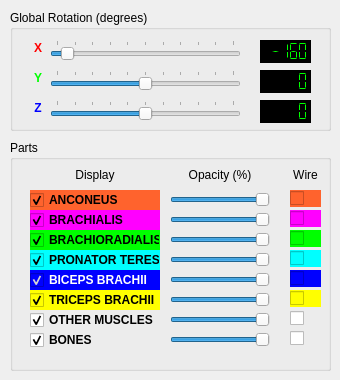
    <widget class="QWidget" name="tab_2">
     <attribute name="title">
      <string>Model</string>
     </attribute>
     <widget class="QGroupBox" name="groupBox">
      <property name="geometry">
       <rect>
        <x>10</x>
        <y>10</y>
        <width>321</width>
        <height>121</height>
       </rect>
      </property>
      <property name="title">
       <string>Global Rotation (degrees)</string>
      </property>
      <widget class="QSlider" name="xModelRotSlider">
       <property name="geometry">
        <rect>
         <x>40</x>
         <y>30</y>
         <width>191</width>
         <height>20</height>
        </rect>
       </property>
       <property name="minimum">
        <number>-180</number>
       </property>
       <property name="maximum">
        <number>180</number>
       </property>
       <property name="value">
        <number>-160</number>
       </property>
       <property name="orientation">
        <enum>Qt::Horizontal</enum>
       </property>
       <property name="tickPosition">
        <enum>QSlider::TicksAbove</enum>
       </property>
       <property name="tickInterval">
        <number>36</number>
       </property>
      </widget>
      <widget class="QSlider" name="zModelRotSlider">
       <property name="geometry">
        <rect>
         <x>40</x>
         <y>90</y>
         <width>191</width>
         <height>20</height>
        </rect>
       </property>
       <property name="minimum">
        <number>-180</number>
       </property>
       <property name="maximum">
        <number>180</number>
       </property>
       <property name="tracking">
        <bool>true</bool>
       </property>
       <property name="orientation">
        <enum>Qt::Horizontal</enum>
       </property>
       <property name="invertedAppearance">
        <bool>false</bool>
       </property>
       <property name="invertedControls">
        <bool>false</bool>
       </property>
       <property name="tickPosition">
        <enum>QSlider::TicksAbove</enum>
       </property>
       <property name="tickInterval">
        <number>36</number>
       </property>
      </widget>
      <widget class="QSlider" name="yModelRotSlider">
       <property name="geometry">
        <rect>
         <x>40</x>
         <y>60</y>
         <width>191</width>
         <height>20</height>
        </rect>
       </property>
       <property name="minimum">
        <number>-180</number>
       </property>
       <property name="maximum">
        <number>180</number>
       </property>
       <property name="orientation">
        <enum>Qt::Horizontal</enum>
       </property>
       <property name="tickPosition">
        <enum>QSlider::TicksAbove</enum>
       </property>
       <property name="tickInterval">
        <number>36</number>
       </property>
      </widget>
      <widget class="QLabel" name="label">
       <property name="geometry">
        <rect>
         <x>20</x>
         <y>30</y>
         <width>16</width>
         <height>16</height>
        </rect>
       </property>
       <property name="font">
        <font>
         <weight>75</weight>
         <bold>true</bold>
        </font>
       </property>
       <property name="styleSheet">
        <string notr="true">color: rgb(255, 0, 0);</string>
       </property>
       <property name="text">
        <string>X</string>
       </property>
       <property name="alignment">
        <set>Qt::AlignCenter</set>
       </property>
      </widget>
      <widget class="QLabel" name="label_2">
       <property name="geometry">
        <rect>
         <x>20</x>
         <y>60</y>
         <width>16</width>
         <height>16</height>
        </rect>
       </property>
       <property name="font">
        <font>
         <weight>75</weight>
         <bold>true</bold>
        </font>
       </property>
       <property name="styleSheet">
        <string notr="true">color: rgb(0, 255, 0);</string>
       </property>
       <property name="text">
        <string>Y</string>
       </property>
       <property name="alignment">
        <set>Qt::AlignCenter</set>
       </property>
      </widget>
      <widget class="QLabel" name="label_3">
       <property name="geometry">
        <rect>
         <x>20</x>
         <y>90</y>
         <width>16</width>
         <height>16</height>
        </rect>
       </property>
       <property name="font">
        <font>
         <weight>75</weight>
         <bold>true</bold>
        </font>
       </property>
       <property name="styleSheet">
        <string notr="true">color: rgb(0, 0, 255);</string>
       </property>
       <property name="text">
        <string>Z</string>
       </property>
       <property name="alignment">
        <set>Qt::AlignCenter</set>
       </property>
      </widget>
      <widget class="QLCDNumber" name="lcdNumber">
       <property name="geometry">
        <rect>
         <x>250</x>
         <y>30</y>
         <width>51</width>
         <height>23</height>
        </rect>
       </property>
       <property name="autoFillBackground">
        <bool>false</bool>
       </property>
       <property name="styleSheet">
        <string notr="true">color: rgb(0, 255, 0);
background-color: rgb(0, 0, 0);</string>
       </property>
       <property name="frameShadow">
        <enum>QFrame::Raised</enum>
       </property>
       <property name="smallDecimalPoint">
        <bool>false</bool>
       </property>
       <property name="segmentStyle">
        <enum>QLCDNumber::Flat</enum>
       </property>
       <property name="value" stdset="0">
        <double>-160.000000000000000</double>
       </property>
      </widget>
      <widget class="QLCDNumber" name="lcdNumber_2">
       <property name="geometry">
        <rect>
         <x>250</x>
         <y>60</y>
         <width>51</width>
         <height>23</height>
        </rect>
       </property>
       <property name="styleSheet">
        <string notr="true">color: rgb(0, 255, 0);
background-color: rgb(0, 0, 0);</string>
       </property>
       <property name="segmentStyle">
        <enum>QLCDNumber::Flat</enum>
       </property>
      </widget>
      <widget class="QLCDNumber" name="lcdNumber_3">
       <property name="geometry">
        <rect>
         <x>250</x>
         <y>90</y>
         <width>51</width>
         <height>23</height>
        </rect>
       </property>
       <property name="styleSheet">
        <string notr="true">color: rgb(0, 255, 0);
background-color: rgb(0, 0, 0);</string>
       </property>
       <property name="segmentStyle">
        <enum>QLCDNumber::Flat</enum>
       </property>
      </widget>
     </widget>
     <widget class="QGroupBox" name="groupBox_3">
      <property name="geometry">
       <rect>
        <x>10</x>
        <y>140</y>
        <width>321</width>
        <height>231</height>
       </rect>
      </property>
      <property name="title">
       <string>Parts</string>
      </property>
      <widget class="QSlider" name="PRONATOR_TERES_TranspSlider">
       <property name="geometry">
        <rect>
         <x>160</x>
         <y>110</y>
         <width>100</width>
         <height>20</height>
        </rect>
       </property>
       <property name="minimum">
        <number>20</number>
       </property>
       <property name="maximum">
        <number>100</number>
       </property>
       <property name="singleStep">
        <number>1</number>
       </property>
       <property name="value">
        <number>100</number>
       </property>
       <property name="orientation">
        <enum>Qt::Horizontal</enum>
       </property>
       <property name="tickPosition">
        <enum>QSlider::NoTicks</enum>
       </property>
       <property name="tickInterval">
        <number>10</number>
       </property>
      </widget>
      <widget class="QSlider" name="OTHER_TranspSlider">
       <property name="geometry">
        <rect>
         <x>160</x>
         <y>170</y>
         <width>100</width>
         <height>20</height>
        </rect>
       </property>
       <property name="minimum">
        <number>20</number>
       </property>
       <property name="maximum">
        <number>100</number>
       </property>
       <property name="singleStep">
        <number>1</number>
       </property>
       <property name="value">
        <number>100</number>
       </property>
       <property name="orientation">
        <enum>Qt::Horizontal</enum>
       </property>
       <property name="tickPosition">
        <enum>QSlider::NoTicks</enum>
       </property>
       <property name="tickInterval">
        <number>10</number>
       </property>
      </widget>
      <widget class="QCheckBox" name="BRACHIORADIALIS_checkBox">
       <property name="geometry">
        <rect>
         <x>20</x>
         <y>90</y>
         <width>130</width>
         <height>20</height>
        </rect>
       </property>
       <property name="font">
        <font>
         <weight>75</weight>
         <bold>true</bold>
        </font>
       </property>
       <property name="styleSheet">
        <string notr="true">background-color: rgb(0, 255, 0);</string>
       </property>
       <property name="text">
        <string>BRACHIORADIALIS</string>
       </property>
       <property name="checked">
        <bool>true</bool>
       </property>
      </widget>
      <widget class="QSlider" name="TRICEPS_BRACHII_TranspSlider">
       <property name="geometry">
        <rect>
         <x>160</x>
         <y>150</y>
         <width>100</width>
         <height>20</height>
        </rect>
       </property>
       <property name="minimum">
        <number>20</number>
       </property>
       <property name="maximum">
        <number>100</number>
       </property>
       <property name="singleStep">
        <number>1</number>
       </property>
       <property name="value">
        <number>100</number>
       </property>
       <property name="orientation">
        <enum>Qt::Horizontal</enum>
       </property>
       <property name="tickPosition">
        <enum>QSlider::NoTicks</enum>
       </property>
       <property name="tickInterval">
        <number>10</number>
       </property>
      </widget>
      <widget class="QCheckBox" name="TRICEPS_BRACHII_checkBox">
       <property name="geometry">
        <rect>
         <x>20</x>
         <y>150</y>
         <width>130</width>
         <height>20</height>
        </rect>
       </property>
       <property name="font">
        <font>
         <weight>75</weight>
         <bold>true</bold>
        </font>
       </property>
       <property name="styleSheet">
        <string notr="true">background-color: rgb(255, 255, 0);</string>
       </property>
       <property name="text">
        <string>TRICEPS BRACHII</string>
       </property>
       <property name="checked">
        <bool>true</bool>
       </property>
      </widget>
      <widget class="QCheckBox" name="ANCONEUS_checkBox">
       <property name="geometry">
        <rect>
         <x>20</x>
         <y>50</y>
         <width>130</width>
         <height>20</height>
        </rect>
       </property>
       <property name="font">
        <font>
         <weight>75</weight>
         <bold>true</bold>
        </font>
       </property>
       <property name="styleSheet">
        <string notr="true">background-color: rgb(255, 99, 45);</string>
       </property>
       <property name="text">
        <string>ANCONEUS</string>
       </property>
       <property name="checked">
        <bool>true</bool>
       </property>
      </widget>
      <widget class="QSlider" name="BRACHIORADIALIS_TranspSlider">
       <property name="geometry">
        <rect>
         <x>160</x>
         <y>90</y>
         <width>100</width>
         <height>20</height>
        </rect>
       </property>
       <property name="minimum">
        <number>20</number>
       </property>
       <property name="maximum">
        <number>100</number>
       </property>
       <property name="singleStep">
        <number>1</number>
       </property>
       <property name="value">
        <number>100</number>
       </property>
       <property name="orientation">
        <enum>Qt::Horizontal</enum>
       </property>
       <property name="tickPosition">
        <enum>QSlider::NoTicks</enum>
       </property>
       <property name="tickInterval">
        <number>10</number>
       </property>
      </widget>
      <widget class="QCheckBox" name="BRACHIALIS_checkBox">
       <property name="geometry">
        <rect>
         <x>20</x>
         <y>70</y>
         <width>130</width>
         <height>20</height>
        </rect>
       </property>
       <property name="font">
        <font>
         <weight>75</weight>
         <bold>true</bold>
        </font>
       </property>
       <property name="styleSheet">
        <string notr="true">background-color: rgb(255, 0, 255);</string>
       </property>
       <property name="text">
        <string>BRACHIALIS</string>
       </property>
       <property name="checked">
        <bool>true</bool>
       </property>
      </widget>
      <widget class="QSlider" name="BRACHIALIS_TranspSlider">
       <property name="geometry">
        <rect>
         <x>160</x>
         <y>70</y>
         <width>100</width>
         <height>20</height>
        </rect>
       </property>
       <property name="minimum">
        <number>20</number>
       </property>
       <property name="maximum">
        <number>100</number>
       </property>
       <property name="singleStep">
        <number>1</number>
       </property>
       <property name="value">
        <number>100</number>
       </property>
       <property name="orientation">
        <enum>Qt::Horizontal</enum>
       </property>
       <property name="tickPosition">
        <enum>QSlider::NoTicks</enum>
       </property>
       <property name="tickInterval">
        <number>10</number>
       </property>
      </widget>
      <widget class="QCheckBox" name="BICEPS_BRACHII_checkBox">
       <property name="geometry">
        <rect>
         <x>20</x>
         <y>130</y>
         <width>130</width>
         <height>20</height>
        </rect>
       </property>
       <property name="font">
        <font>
         <weight>75</weight>
         <bold>true</bold>
        </font>
       </property>
       <property name="styleSheet">
        <string notr="true">background-color: rgb(0, 0, 255);
color: rgb(255, 255, 255);</string>
       </property>
       <property name="text">
        <string>BICEPS BRACHII</string>
       </property>
       <property name="checked">
        <bool>true</bool>
       </property>
      </widget>
      <widget class="QLabel" name="label_9">
       <property name="geometry">
        <rect>
         <x>20</x>
         <y>25</y>
         <width>130</width>
         <height>20</height>
        </rect>
       </property>
       <property name="text">
        <string>Display</string>
       </property>
       <property name="alignment">
        <set>Qt::AlignCenter</set>
       </property>
      </widget>
      <widget class="QLabel" name="label_8">
       <property name="geometry">
        <rect>
         <x>160</x>
         <y>25</y>
         <width>100</width>
         <height>20</height>
        </rect>
       </property>
       <property name="text">
        <string>Opacity (%)</string>
       </property>
       <property name="alignment">
        <set>Qt::AlignCenter</set>
       </property>
      </widget>
      <widget class="QSlider" name="ANCONEUS_TranspSlider">
       <property name="geometry">
        <rect>
         <x>160</x>
         <y>50</y>
         <width>100</width>
         <height>20</height>
        </rect>
       </property>
       <property name="autoFillBackground">
        <bool>false</bool>
       </property>
       <property name="styleSheet">
        <string notr="true">selection-color: rgb(255, 99, 45);</string>
       </property>
       <property name="minimum">
        <number>20</number>
       </property>
       <property name="maximum">
        <number>100</number>
       </property>
       <property name="singleStep">
        <number>1</number>
       </property>
       <property name="value">
        <number>100</number>
       </property>
       <property name="orientation">
        <enum>Qt::Horizontal</enum>
       </property>
       <property name="invertedControls">
        <bool>false</bool>
       </property>
       <property name="tickPosition">
        <enum>QSlider::NoTicks</enum>
       </property>
       <property name="tickInterval">
        <number>10</number>
       </property>
      </widget>
      <widget class="QCheckBox" name="PRONATOR_TERES_checkBox">
       <property name="geometry">
        <rect>
         <x>20</x>
         <y>110</y>
         <width>130</width>
         <height>20</height>
        </rect>
       </property>
       <property name="font">
        <font>
         <weight>75</weight>
         <bold>true</bold>
        </font>
       </property>
       <property name="styleSheet">
        <string notr="true">background-color: rgb(0, 255, 255);</string>
       </property>
       <property name="text">
        <string>PRONATOR TERES</string>
       </property>
       <property name="checked">
        <bool>true</bool>
       </property>
      </widget>
      <widget class="QSlider" name="BICEPS_BRACHII_TranspSlider">
       <property name="geometry">
        <rect>
         <x>160</x>
         <y>130</y>
         <width>100</width>
         <height>20</height>
        </rect>
       </property>
       <property name="minimum">
        <number>20</number>
       </property>
       <property name="maximum">
        <number>100</number>
       </property>
       <property name="singleStep">
        <number>1</number>
       </property>
       <property name="value">
        <number>100</number>
       </property>
       <property name="orientation">
        <enum>Qt::Horizontal</enum>
       </property>
       <property name="tickPosition">
        <enum>QSlider::NoTicks</enum>
       </property>
       <property name="tickInterval">
        <number>10</number>
       </property>
      </widget>
      <widget class="QCheckBox" name="OTHER_checkBox">
       <property name="geometry">
        <rect>
         <x>20</x>
         <y>170</y>
         <width>130</width>
         <height>20</height>
        </rect>
       </property>
       <property name="font">
        <font>
         <weight>75</weight>
         <bold>true</bold>
        </font>
       </property>
       <property name="text">
        <string>OTHER MUSCLES</string>
       </property>
       <property name="checked">
        <bool>true</bool>
       </property>
      </widget>
      <widget class="QCheckBox" name="ANCONEUS_wireframe_checkBox">
       <property name="geometry">
        <rect>
         <x>280</x>
         <y>50</y>
         <width>31</width>
         <height>17</height>
        </rect>
       </property>
       <property name="styleSheet">
        <string notr="true">background-color: rgb(255, 99, 45);</string>
       </property>
       <property name="text">
        <string/>
       </property>
       <property name="checked">
        <bool>false</bool>
       </property>
      </widget>
      <widget class="QCheckBox" name="BRACHIALIS_wireframe_checkBox">
       <property name="geometry">
        <rect>
         <x>280</x>
         <y>70</y>
         <width>31</width>
         <height>17</height>
        </rect>
       </property>
       <property name="styleSheet">
        <string notr="true">background-color: rgb(255, 0, 255);</string>
       </property>
       <property name="text">
        <string/>
       </property>
       <property name="checked">
        <bool>false</bool>
       </property>
      </widget>
      <widget class="QCheckBox" name="BRACHIORADIALIS_wireframe_checkBox">
       <property name="geometry">
        <rect>
         <x>280</x>
         <y>90</y>
         <width>31</width>
         <height>17</height>
        </rect>
       </property>
       <property name="styleSheet">
        <string notr="true">background-color: rgb(0, 255, 0);</string>
       </property>
       <property name="text">
        <string/>
       </property>
       <property name="checked">
        <bool>false</bool>
       </property>
      </widget>
      <widget class="QCheckBox" name="PRONATOR_TERES_wireframe_checkBox">
       <property name="geometry">
        <rect>
         <x>280</x>
         <y>110</y>
         <width>31</width>
         <height>17</height>
        </rect>
       </property>
       <property name="styleSheet">
        <string notr="true">background-color: rgb(0, 255, 255);</string>
       </property>
       <property name="text">
        <string/>
       </property>
       <property name="checked">
        <bool>false</bool>
       </property>
      </widget>
      <widget class="QCheckBox" name="BICEPS_BRACHII_wireframe_checkBox">
       <property name="geometry">
        <rect>
         <x>280</x>
         <y>130</y>
         <width>31</width>
         <height>17</height>
        </rect>
       </property>
       <property name="styleSheet">
        <string notr="true">background-color: rgb(0, 0, 255);</string>
       </property>
       <property name="text">
        <string/>
       </property>
       <property name="checked">
        <bool>false</bool>
       </property>
      </widget>
      <widget class="QCheckBox" name="TRICEPS_BRACHII_wireframe_checkBox">
       <property name="geometry">
        <rect>
         <x>280</x>
         <y>150</y>
         <width>31</width>
         <height>17</height>
        </rect>
       </property>
       <property name="styleSheet">
        <string notr="true">background-color: rgb(255, 255, 0);</string>
       </property>
       <property name="text">
        <string/>
       </property>
       <property name="checked">
        <bool>false</bool>
       </property>
      </widget>
      <widget class="QCheckBox" name="OTHER_wireframe_checkBox">
       <property name="geometry">
        <rect>
         <x>280</x>
         <y>170</y>
         <width>31</width>
         <height>17</height>
        </rect>
       </property>
       <property name="text">
        <string/>
       </property>
       <property name="checked">
        <bool>false</bool>
       </property>
      </widget>
      <widget class="QLabel" name="label_10">
       <property name="geometry">
        <rect>
         <x>280</x>
         <y>25</y>
         <width>31</width>
         <height>20</height>
        </rect>
       </property>
       <property name="text">
        <string>Wire</string>
       </property>
       <property name="alignment">
        <set>Qt::AlignCenter</set>
       </property>
      </widget>
      <widget class="QCheckBox" name="BONES_checkBox">
       <property name="geometry">
        <rect>
         <x>20</x>
         <y>190</y>
         <width>130</width>
         <height>20</height>
        </rect>
       </property>
       <property name="font">
        <font>
         <weight>75</weight>
         <bold>true</bold>
        </font>
       </property>
       <property name="text">
        <string>BONES</string>
       </property>
       <property name="checked">
        <bool>true</bool>
       </property>
      </widget>
      <widget class="QSlider" name="BONES_TranspSlider">
       <property name="geometry">
        <rect>
         <x>160</x>
         <y>190</y>
         <width>100</width>
         <height>20</height>
        </rect>
       </property>
       <property name="minimum">
        <number>20</number>
       </property>
       <property name="maximum">
        <number>100</number>
       </property>
       <property name="singleStep">
        <number>1</number>
       </property>
       <property name="value">
        <number>100</number>
       </property>
       <property name="orientation">
        <enum>Qt::Horizontal</enum>
       </property>
       <property name="tickPosition">
        <enum>QSlider::NoTicks</enum>
       </property>
       <property name="tickInterval">
        <number>10</number>
       </property>
      </widget>
      <widget class="QCheckBox" name="BONES_wireframe_checkBox">
       <property name="geometry">
        <rect>
         <x>280</x>
         <y>190</y>
         <width>31</width>
         <height>17</height>
        </rect>
       </property>
       <property name="text">
        <string/>
       </property>
       <property name="checked">
        <bool>false</bool>
       </property>
      </widget>
     </widget>
    </widget>
